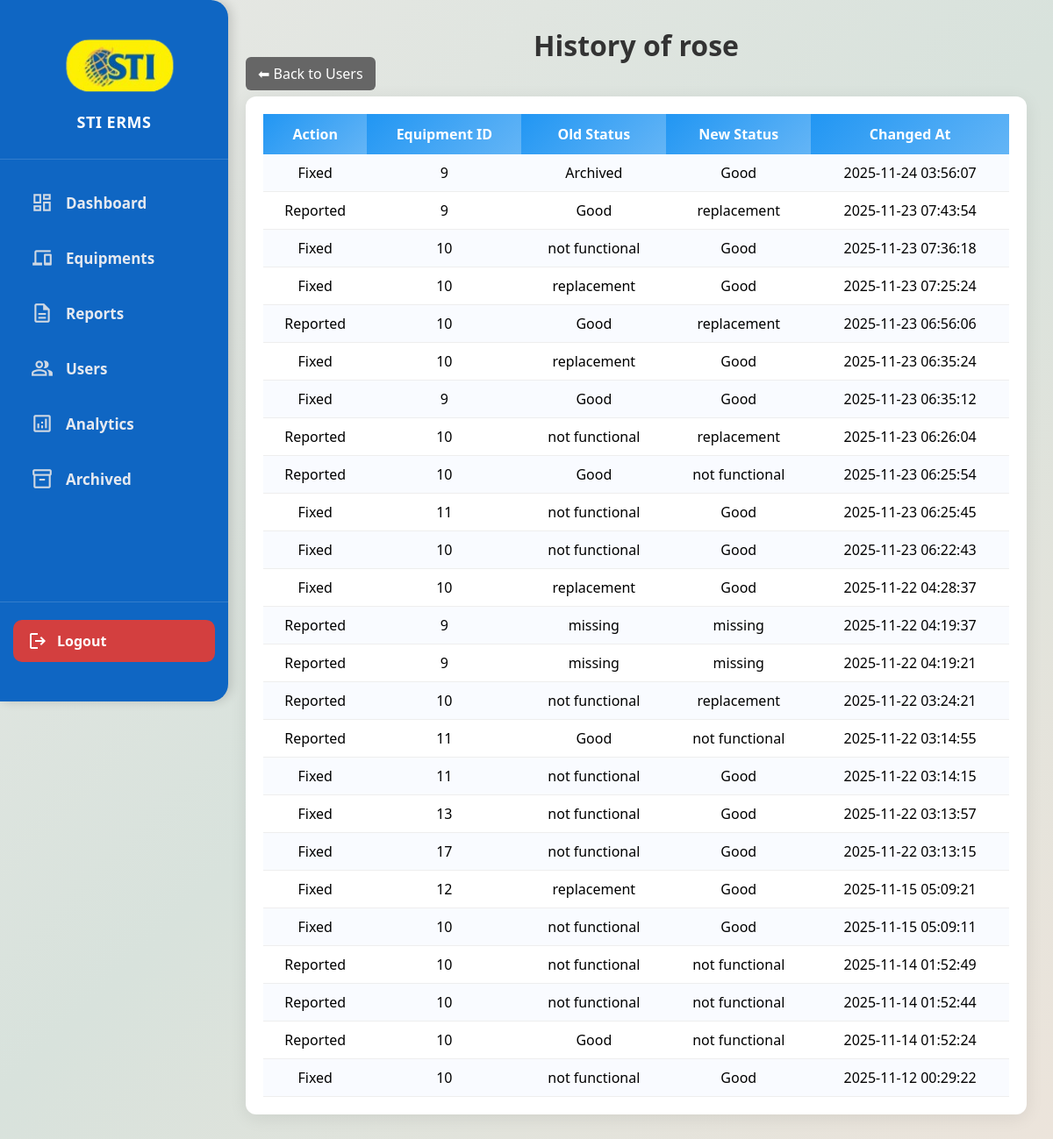
Page /admin_side/Users/user_history.php?id=64 (signed in) on the committed database.
### tables this page shows
CREATE TABLE `users` (
  `user_id` int(11) NOT NULL,
  `username` varchar(50) NOT NULL,
  `password` varchar(255) NOT NULL,
  `role` enum('admin','maintenance','Staff') NOT NULL,
  `status` varchar(50) DEFAULT 'active',
  `created_at` timestamp NOT NULL DEFAULT current_timestamp()
);

CREATE TABLE `equipment_history` (
  `history_id` int(11) NOT NULL,
  `equipment_id` int(11) NOT NULL,
  `action` varchar(100) NOT NULL,
  `old_status` varchar(50) DEFAULT NULL,
  `new_status` varchar(50) DEFAULT NULL,
  `changed_by` int(11) DEFAULT NULL,
  `changed_at` timestamp NOT NULL DEFAULT current_timestamp()
);

### admin_side/Users/user_history.php (the view, shortened to what this page needs)
<?php
include("../sidebar.php");
include("../pass-down-method.php");
$user_id = $_GET['id'] ?? null;
try {
    $stmt = $conn->prepare("SELECT username FROM users WHERE user_id = ?");
    $stmt->bind_param("i", $user_id);
    $stmt->execute();
    $user = $stmt->get_result()->fetch_assoc();
    $stmt = $conn->prepare("
        SELECT equipment_id, action, old_status, new_status, changed_at
        FROM equipment_history
        WHERE changed_by = ?
        ORDER BY changed_at DESC
    ");
    $stmt->bind_param("i", $user_id);
    $stmt->execute();
    $result = $stmt->get_result();
    $rows = $result->fetch_all(MYSQLI_ASSOC);
} catch (Exception $e) {
    echo "<p style='color:red;text-align:center;'>Error loading history.</p>";
    exit;
}
?>
<!DOCTYPE html>
<html lang="en">
<head>
</head>
<body>
<div class="main-content">
    <h1>History of <?= htmlspecialchars($user['username']) ?></h1>
    <div style="margin-bottom:15px;">
        <a href="users.php" class="btn-back">⬅ Back to Users</a>
    </div>
    <div class="table-container">
        <?php if (!empty($rows)): ?>
            <table>
                <tr>
                     <th>Action</th>
                    <th>Equipment ID</th>
                    <th>Old Status</th>
                    <th>New Status</th>
                    <th>Changed At</th>
                </tr>
                <?php foreach ($rows as $row): ?>
                <tr>
                    <td><?= htmlspecialchars($row["action"]) ?></td>
                    <td><?= htmlspecialchars($row["equipment_id"]) ?></td>
                    <td><?= htmlspecialchars($row["old_status"]) ?></td>
                    <td><?= htmlspecialchars($row["new_status"]) ?></td>
                    <td><?= htmlspecialchars($row["changed_at"]) ?></td>
                </tr>
                <?php endforeach; ?>
            </table>
        <?php else: ?>
            <p style="text-align:center; color:blue;">No history found for this user.</p>
        <?php endif; ?>
    </div>
</div>
</body>
</html>

### admin_side/sidebar.css (style rules this page uses)
* { margin: 0; padding: 0; box-sizing: border-box; }

### admin_side/Users/user_history.php (style rules this page uses)
body { font-family: "Segoe UI", Arial, sans-serif; background: linear-gradient(135deg, #e8e8e4, #d8e2dc, #ece4db); margin: 0; padding: 0; display: flex; }
.main-content { flex-grow: 1; margin-left: 250px; padding: 30px; min-height: 100vh; }
h1 { text-align: center; color: #333; font-weight: 600; }
.table-container { background: #fff; padding: 20px; border-radius: 12px; box-shadow: 0 4px 20px rgba(0,0,0,0.08); }
table { width: 100%; border-collapse: collapse; }
th { background: linear-gradient(135deg, #2196f3, #64b5f6); color: white; padding: 12px; }
td { text-align: center; padding: 10px; border-bottom: 1px solid #eee; }
tr:nth-child(even) td { background: #f9fbff; }
.btn-back { background: #666; color: #fff; padding: 8px 14px; border: none; border-radius: 6px; text-decoration: none; }

### rows in the picture
users: username "rose"
equipment_history: action "Fixed", equipment "9", old_status "Archived", new_status "Good", changed_at "2025-11-24 03:56:07"
equipment_history: action "Reported", equipment "9", old_status "Good", new_status "replacement", changed_at "2025-11-23 07:43:54"
equipment_history: action "Fixed", equipment "10", old_status "not functional", new_status "Good", changed_at "2025-11-23 07:36:18"
equipment_history: action "Fixed", equipment "10", old_status "replacement", new_status "Good", changed_at "2025-11-23 07:25:24"
equipment_history: action "Reported", equipment "10", old_status "Good", new_status "replacement", changed_at "2025-11-23 06:56:06"
equipment_history: action "Fixed", equipment "10", old_status "replacement", new_status "Good", changed_at "2025-11-23 06:35:24"
equipment_history: action "Fixed", equipment "9", old_status "Good", new_status "Good", changed_at "2025-11-23 06:35:12"
equipment_history: action "Reported", equipment "10", old_status "not functional", new_status "replacement", changed_at "2025-11-23 06:26:04"
equipment_history: action "Reported", equipment "10", old_status "Good", new_status "not functional", changed_at "2025-11-23 06:25:54"
equipment_history: action "Fixed", equipment "11", old_status "not functional", new_status "Good", changed_at "2025-11-23 06:25:45"
equipment_history: action "Fixed", equipment "10", old_status "not functional", new_status "Good", changed_at "2025-11-23 06:22:43"
equipment_history: action "Fixed", equipment "10", old_status "replacement", new_status "Good", changed_at "2025-11-22 04:28:37"
equipment_history: action "Reported", equipment "9", old_status "missing", new_status "missing", changed_at "2025-11-22 04:19:37"
equipment_history: action "Reported", equipment "9", old_status "missing", new_status "missing", changed_at "2025-11-22 04:19:21"
equipment_history: action "Reported", equipment "10", old_status "not functional", new_status "replacement", changed_at "2025-11-22 03:24:21"
equipment_history: action "Reported", equipment "11", old_status "Good", new_status "not functional", changed_at "2025-11-22 03:14:55"
equipment_history: action "Fixed", equipment "11", old_status "not functional", new_status "Good", changed_at "2025-11-22 03:14:15"
equipment_history: action "Fixed", equipment "13", old_status "not functional", new_status "Good", changed_at "2025-11-22 03:13:57"
equipment_history: action "Fixed", equipment "17", old_status "not functional", new_status "Good", changed_at "2025-11-22 03:13:15"
equipment_history: action "Fixed", equipment "12", old_status "replacement", new_status "Good", changed_at "2025-11-15 05:09:21"
equipment_history: action "Fixed", equipment "10", old_status "not functional", new_status "Good", changed_at "2025-11-15 05:09:11"
equipment_history: action "Reported", equipment "10", old_status "not functional", new_status "not functional", changed_at "2025-11-14 01:52:49"
equipment_history: action "Reported", equipment "10", old_status "not functional", new_status "not functional", changed_at "2025-11-14 01:52:44"
equipment_history: action "Reported", equipment "10", old_status "Good", new_status "not functional", changed_at "2025-11-14 01:52:24"
equipment_history: action "Fixed", equipment "10", old_status "not functional", new_status "Good", changed_at "2025-11-12 00:29:22"
